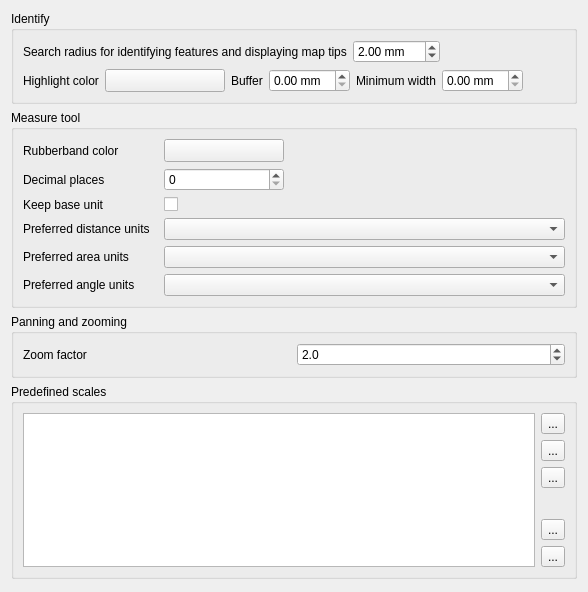
             <widget class="QWidget" name="mOptionsScrollAreaContents_05">
              <property name="geometry">
               <rect>
                <x>0</x>
                <y>0</y>
                <width>588</width>
                <height>592</height>
               </rect>
              </property>
              <layout class="QVBoxLayout" name="verticalLayout_30">
               <item>
                <widget class="QgsCollapsibleGroupBox" name="mIdentifyGroupBox">
                 <property name="title">
                  <string>Identify</string>
                 </property>
                 <layout class="QVBoxLayout" name="verticalLayout_37">
                  <item>
                   <layout class="QHBoxLayout" name="mIdentifyRadiusHorizontalLayout">
                    <item>
                     <widget class="QLabel" name="textLabel1_3">
                      <property name="text">
                       <string>Search radius for identifying features and displaying map tips</string>
                      </property>
                     </widget>
                    </item>
                    <item>
                     <widget class="QDoubleSpinBox" name="spinBoxIdentifyValue">
                      <property name="suffix">
                       <string> mm</string>
                      </property>
                      <property name="maximum">
                       <double>100.000000000000000</double>
                      </property>
                      <property name="singleStep">
                       <double>1.000000000000000</double>
                      </property>
                      <property name="value">
                       <double>2.000000000000000</double>
                      </property>
                     </widget>
                    </item>
                    <item>
                     <spacer name="horizontalSpacer_44">
                      <property name="orientation">
                       <enum>Qt::Horizontal</enum>
                      </property>
                      <property name="sizeHint" stdset="0">
                       <size>
                        <width>40</width>
                        <height>20</height>
                       </size>
                      </property>
                     </spacer>
                    </item>
                   </layout>
                  </item>
                  <item>
                   <layout class="QHBoxLayout" name="mIdentifyHighlightHorizontalLayout">
                    <item>
                     <widget class="QLabel" name="mIdentifyHighlighColorLabel">
                      <property name="text">
                       <string>Highlight color</string>
                      </property>
                     </widget>
                    </item>
                    <item>
                     <widget class="QgsColorButtonV2" name="mIdentifyHighlightColorButton">
                      <property name="sizePolicy">
                       <sizepolicy hsizetype="Fixed" vsizetype="Fixed">
                        <horstretch>0</horstretch>
                        <verstretch>0</verstretch>
                       </sizepolicy>
                      </property>
                      <property name="minimumSize">
                       <size>
                        <width>120</width>
                        <height>0</height>
                       </size>
                      </property>
                      <property name="maximumSize">
                       <size>
                        <width>120</width>
                        <height>16777215</height>
                       </size>
                      </property>
                      <property name="toolTip">
                       <string>&lt;html&gt;&lt;head/&gt;&lt;body&gt;&lt;p&gt;The color used to highlight identified feature. The alpha channel is only used for polygons fill, lines and outlines are fully opaque.&lt;/p&gt;&lt;/body&gt;&lt;/html&gt;</string>
                      </property>
                      <property name="text">
                       <string/>
                      </property>
                     </widget>
                    </item>
                    <item>
                     <widget class="QLabel" name="mIdentifyHighlightBufferLabel">
                      <property name="toolTip">
                       <string/>
                      </property>
                      <property name="text">
                       <string>Buffer</string>
                      </property>
                     </widget>
                    </item>
                    <item>
                     <widget class="QDoubleSpinBox" name="mIdentifyHighlightBufferSpinBox">
                      <property name="toolTip">
                       <string>Lines / outlines buffer in millimeters.</string>
                      </property>
                      <property name="suffix">
                       <string> mm</string>
                      </property>
                     </widget>
                    </item>
                    <item>
                     <widget class="QLabel" name="mIdentifyHighlightMinWidthLabel">
                      <property name="toolTip">
                       <string/>
                      </property>
                      <property name="text">
                       <string>Minimum width</string>
                      </property>
                     </widget>
                    </item>
                    <item>
                     <widget class="QDoubleSpinBox" name="mIdentifyHighlightMinWidthSpinBox">
                      <property name="toolTip">
                       <string>Minimum line / outline width in millimeters.</string>
                      </property>
                      <property name="suffix">
                       <string> mm</string>
                      </property>
                     </widget>
                    </item>
                    <item>
                     <spacer name="horizontalSpacer_45">
                      <property name="orientation">
                       <enum>Qt::Horizontal</enum>
                      </property>
                      <property name="sizeHint" stdset="0">
                       <size>
                        <width>40</width>
                        <height>20</height>
                       </size>
                      </property>
                     </spacer>
                    </item>
                   </layout>
                  </item>
                 </layout>
                </widget>
               </item>
               <item>
                <widget class="QgsCollapsibleGroupBox" name="groupBox_6">
                 <property name="title">
                  <string>Measure tool</string>
                 </property>
                 <layout class="QGridLayout" name="gridLayout_21">
                  <item row="3" column="0">
                   <widget class="QLabel" name="textLabel1_11">
                    <property name="text">
                     <string>Preferred distance units</string>
                    </property>
                   </widget>
                  </item>
                  <item row="4" column="1" colspan="3">
                   <widget class="QComboBox" name="mAreaUnitsComboBox"/>
                  </item>
                  <item row="3" column="1" colspan="3">
                   <widget class="QComboBox" name="mDistanceUnitsComboBox"/>
                  </item>
                  <item row="2" column="0">
                   <widget class="QLabel" name="label_13">
                    <property name="toolTip">
                     <string>If unchecked large numbers will be converted from m. to km. and from ft. to miles</string>
                    </property>
                    <property name="text">
                     <string>Keep base unit</string>
                    </property>
                   </widget>
                  </item>
                  <item row="1" column="1">
                   <widget class="QSpinBox" name="mDecimalPlacesSpinBox"/>
                  </item>
                  <item row="1" column="0">
                   <widget class="QLabel" name="label_12">
                    <property name="text">
                     <string>Decimal places</string>
                    </property>
                   </widget>
                  </item>
                  <item row="0" column="0">
                   <widget class="QLabel" name="textLabel1_10">
                    <property name="text">
                     <string>Rubberband color</string>
                    </property>
                   </widget>
                  </item>
                  <item row="0" column="2" colspan="2">
                   <spacer>
                    <property name="orientation">
                     <enum>Qt::Horizontal</enum>
                    </property>
                    <property name="sizeHint" stdset="0">
                     <size>
                      <width>191</width>
                      <height>20</height>
                     </size>
                    </property>
                   </spacer>
                  </item>
                  <item row="4" column="0">
                   <widget class="QLabel" name="textLabel1_14">
                    <property name="text">
                     <string>Preferred area units</string>
                    </property>
                   </widget>
                  </item>
                  <item row="2" column="1">
                   <widget class="QCheckBox" name="mKeepBaseUnitCheckBox">
                    <property name="text">
                     <string/>
                    </property>
                   </widget>
                  </item>
                  <item row="5" column="0">
                   <widget class="QLabel" name="mAngleUnitsLabel">
                    <property name="text">
                     <string>Preferred angle units</string>
                    </property>
                   </widget>
                  </item>
                  <item row="5" column="1" colspan="3">
                   <widget class="QComboBox" name="mAngleUnitsComboBox"/>
                  </item>
                  <item row="0" column="1">
                   <widget class="QgsColorButtonV2" name="pbnMeasureColor">
                    <property name="sizePolicy">
                     <sizepolicy hsizetype="Fixed" vsizetype="Fixed">
                      <horstretch>0</horstretch>
                      <verstretch>0</verstretch>
                     </sizepolicy>
                    </property>
                    <property name="minimumSize">
                     <size>
                      <width>120</width>
                      <height>0</height>
                     </size>
                    </property>
                    <property name="maximumSize">
                     <size>
                      <width>120</width>
                      <height>16777215</height>
                     </size>
                    </property>
                    <property name="text">
                     <string/>
                    </property>
                   </widget>
                  </item>
                 </layout>
                </widget>
               </item>
               <item>
                <widget class="QgsCollapsibleGroupBox" name="groupBox_10">
                 <property name="title">
                  <string>Panning and zooming</string>
                 </property>
                 <layout class="QGridLayout" name="_8">
                  <item row="0" column="0">
                   <widget class="QLabel" name="label_3">
                    <property name="text">
                     <string>Zoom factor</string>
                    </property>
                   </widget>
                  </item>
                  <item row="0" column="1">
                   <widget class="QDoubleSpinBox" name="spinZoomFactor">
                    <property name="decimals">
                     <number>1</number>
                    </property>
                    <property name="minimum">
                     <double>1.100000000000000</double>
                    </property>
                    <property name="value">
                     <double>2.000000000000000</double>
                    </property>
                   </widget>
                  </item>
                 </layout>
                </widget>
               </item>
               <item>
                <widget class="QgsCollapsibleGroupBox" name="groupBox_15">
                 <property name="title">
                  <string>Predefined scales</string>
                 </property>
                 <layout class="QGridLayout" name="gridLayout_26">
                  <item row="0" column="0">
                   <widget class="QListWidget" name="mListGlobalScales"/>
                  </item>
                  <item row="0" column="1">
                   <layout class="QVBoxLayout" name="verticalLayout_13">
                    <item>
                     <widget class="QToolButton" name="pbnAddScale">
                      <property name="toolTip">
                       <string>Add predefined scale</string>
                      </property>
                      <property name="text">
                       <string>...</string>
                      </property>
                      <property name="icon">
                       <iconset resource="../../images/images.qrc">
                        <normaloff>:/images/themes/default/symbologyAdd.svg</normaloff>:/images/themes/default/symbologyAdd.svg</iconset>
                      </property>
                     </widget>
                    </item>
                    <item>
                     <widget class="QToolButton" name="pbnRemoveScale">
                      <property name="toolTip">
                       <string>Remove selected</string>
                      </property>
                      <property name="text">
                       <string>...</string>
                      </property>
                      <property name="icon">
                       <iconset resource="../../images/images.qrc">
                        <normaloff>:/images/themes/default/symbologyRemove.svg</normaloff>:/images/themes/default/symbologyRemove.svg</iconset>
                      </property>
                     </widget>
                    </item>
                    <item>
                     <widget class="QToolButton" name="pbnDefaultScaleValues">
                      <property name="toolTip">
                       <string>Reset to default scales</string>
                      </property>
                      <property name="text">
                       <string>...</string>
                      </property>
                      <property name="icon">
                       <iconset resource="../../images/images.qrc">
                        <normaloff>:/images/themes/default/mActionUndo.svg</normaloff>:/images/themes/default/mActionUndo.svg</iconset>
                      </property>
                     </widget>
                    </item>
                    <item>
                     <spacer name="verticalSpacer_7">
                      <property name="orientation">
                       <enum>Qt::Vertical</enum>
                      </property>
                      <property name="sizeHint" stdset="0">
                       <size>
                        <width>20</width>
                        <height>40</height>
                       </size>
                      </property>
                     </spacer>
                    </item>
                    <item>
                     <widget class="QToolButton" name="pbnImportScales">
                      <property name="toolTip">
                       <string>Import from file</string>
                      </property>
                      <property name="text">
                       <string>...</string>
                      </property>
                      <property name="icon">
                       <iconset resource="../../images/images.qrc">
                        <normaloff>:/images/themes/default/mActionFileOpen.svg</normaloff>:/images/themes/default/mActionFileOpen.svg</iconset>
                      </property>
                     </widget>
                    </item>
                    <item>
                     <widget class="QToolButton" name="pbnExportScales">
                      <property name="toolTip">
                       <string>Export to file</string>
                      </property>
                      <property name="text">
                       <string>...</string>
                      </property>
                      <property name="icon">
                       <iconset resource="../../images/images.qrc">
                        <normaloff>:/images/themes/default/mActionFileSave.svg</normaloff>:/images/themes/default/mActionFileSave.svg</iconset>
                      </property>
                     </widget>
                    </item>
                   </layout>
                  </item>
                 </layout>
                </widget>
               </item>
               <item>
                <spacer name="verticalSpacer_3">
                 <property name="orientation">
                  <enum>Qt::Vertical</enum>
                 </property>
                 <property name="sizeHint" stdset="0">
                  <size>
                   <width>20</width>
                   <height>40</height>
                  </size>
                 </property>
                </spacer>
               </item>
              </layout>
             </widget>
